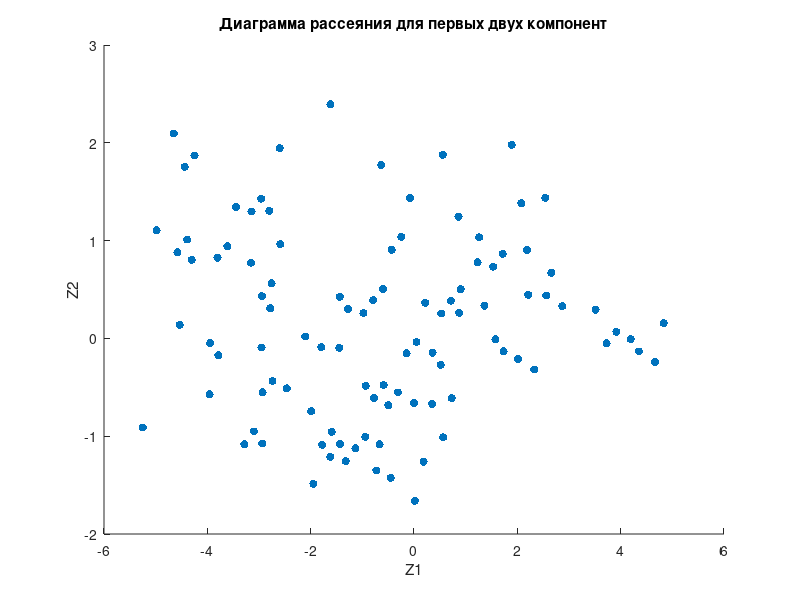

MATLAB code for this plot:
clc
close all
clear all

file = fopen('data11.txt');
X = fscanf(file, '%d', [8 inf])' % объекты и их 8 признаков
fclose(file);

X_mat = mean(X)
sredn_otkl = std(X);
N = size(X);
K = N(2);
N = N(1);

% нормировка входных данных для устранения неоднородности матожидания по столбцам
% матожидание становится нулевым во всех столбцах
X_norm = zeros(N, K);
for i = 1:N
    for j = 1:K
        X_norm(i,j) = (X(i,j) - X_mat(j))/sredn_otkl(j);
    end;
end;

% матрица ковариации, совпадает с корреляционной из-за нормализации, размерность КхК
R = (X_norm'*X_norm)/(N-1)

% проверка матрицы корреляции (берётся верхний трегольник без диагонали) на отличие от единичной
d = 0;
for i = 1:K
    for j = (i+1):K
        d = d + (R(i,j))^2;
    end;
end;
d = d*N % >x_kv тогда ок
x_kv = chi2inv(0.95, K*(K-1)/2)

[A, Lam] = eig(R); % A - собственные векторы, Lam - диагональная матрица с собственными значениями 
A = fliplr(A);
Lam = flipud(Lam); % чтобы по убыванию
Lam = fliplr(Lam);
Z = X_norm*A % проекции объектов на главные компоненты

% суммы дисперсий должны совпадать
sum_comp = sum(var(Z)) % сумма выборочных дисперсий проекций объектов на главные компоненты
sum_prizn = sum(var(X_norm)) % сумма выборочных дисперсий исходных признаков

otn_d_rasbr = var(Z) / sum_comp % относительная долю разброса, приходящаяся на главные компоненты
ariazia = cov(Z) % матрица ковариации для проекций объектов на главные компоненты

otn_d_rasbr_1_2 = otn_d_rasbr(1) + otn_d_rasbr(2); % относительная доля разброса для первых двух компонент

% размерность данных была 8, стала 2
% первые две компоненты выбраны по принципу наибольшего собственного значения, то есть наибольшей дисперсии
figure;
scatter(Z(:,1),Z(:,2), 35, 'filled');
title('Диаграмма рассеяния для первых двух компонент');
xlabel('Z1');
ylabel('Z2');
